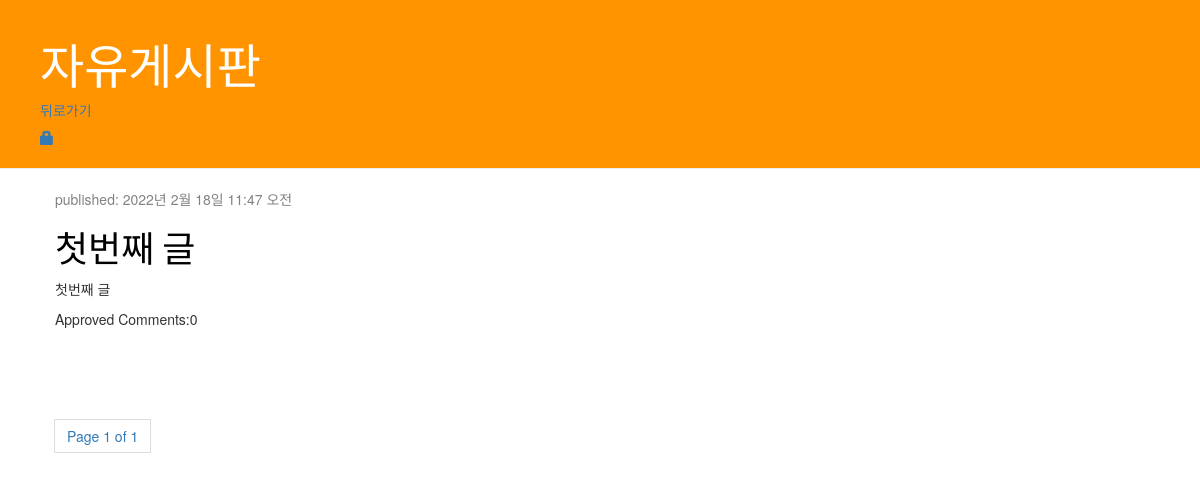
The app's page /todayblog/freepost/, older data.
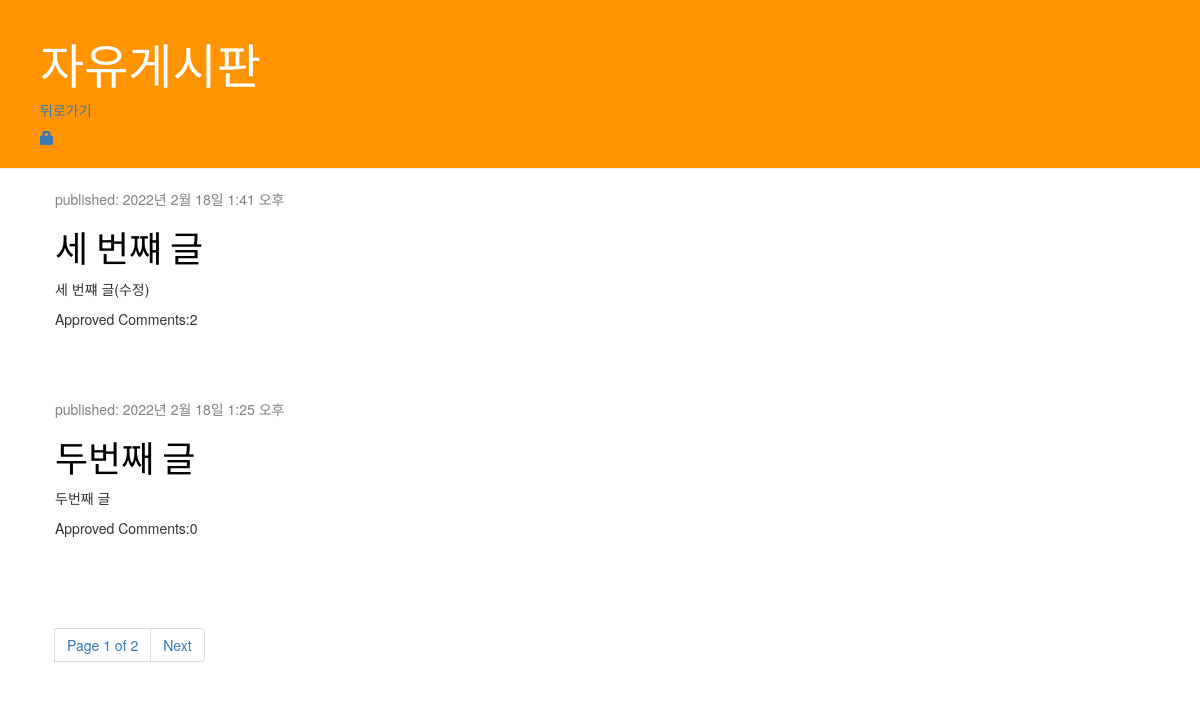
The same page, newer data.
### todayblog/models.py (models this page shows, shortened)
class Post(models.Model):
    author = models.ForeignKey('auth.User', on_delete=models.CASCADE)
    title = models.CharField(max_length=200, validators=[min_length_2_validator])
    text = models.TextField()
    created_date = models.DateTimeField(default=timezone.now)
    published_date = models.DateTimeField(blank=True, null=True)
    def approved_comments(self):
        return self.comments.filter(approved_comment=True)

### todayblog/views.py (the view)
# urls.py: path('freepost/',views.free_post_list, name = 'free_post_list' ),
def free_post_list(request):
    post_queryset = Post.objects.filter(published_date__lte=timezone.now()).order_by('-published_date')
    paginator = Paginator(post_queryset,2)
    try:
        page_number = request.GET.get('page')
        page = paginator.page(page_number)
    except PageNotAnInteger:
        page = paginator.page(1)
    except EmptyPage:
        page = paginator.page(paginator.num_pages)
    return render(request, 'todayblog/free_post_list.html', {'post_list': page})

### todayblog/templates/todayblog/free_post_list.html (shortened to what this page needs)
<!DOCTYPE html>
{% load static %}
<html lang="ko">
<head>
    <link rel="stylesheet" href="https://maxcdn.bootstrapcdn.com/bootstrap/3.3.2/css/bootstrap.min.css">
    <link rel="stylesheet" href="https://maxcdn.bootstrapcdn.com/bootstrap/3.3.2/css/bootstrap-theme.min.css">
    <link rel="stylesheet" href="{% static 'css/blog.css' %}">
</head>
<body>
<div class="page-header">
    <h1><a href="{% url 'free_post_list' %}">자유게시판</a></h1>
    <h5><a href="{% url 'post_list_home' %}">뒤로가기</a></h5>
    {% if user.is_authenticated %}
        <a href="{% url 'free_post_new' %}" class="free_top_menu">
            <span class="glyphicon glyphicon-plus"></span></a>
        <p class="free_top_menu">Hello {{ user.username }}<small>
            (<a href="{% url 'logout' %}?next={{ request.path }}">Log
            out</a>)</small></p>
    {% else %}
        <a href="{% url 'login' %}" class="free_top_menu">
            <span class="glyphicon glyphicon-lock"></span></a>
    {% endif %}
</div>
<div class="content container">
    <div class="row">
        <div class="col-md-8">
            {% for post in post_list %}
                <div class="post">
                    <div class="date">
                        <p>published: {{ post.published_date }}</p>
                    </div>
                    <h1><a href="{% url 'free_post_detail' pk=post.pk %}">{{ post.title }}</a></h1>
                    <p>{{ post.text| linebreaksbr }}</p>
                    <p>Approved Comments:{{ post.approved_comments.count }}</p>
                </div>
            {% empty %}
                <p>글이 없습니다.</p>
            {% endfor %}
            {% include 'todayblog/pagination.html' with page=post_list %}
        </div>
    </div>
</div>
</body>
</html>

### todayblog/templates/todayblog/pagination.html (shortened to what this page needs)
<nav aria-label="Page navigation example" >
    <ul class="pagination">
        <li class="page-item">
            <a class="page-link">Page {{page.number}} of {{page.paginator.num_pages}}</a>
        </li>
        <li class="page-item">
            {% if page.has_next %}
                <a class="page-link" href="?page={{page.next_page_number}}">Next</a>
            {% endif %}
        </li>
    </ul>
</nav>

### todayblog/static/css/blog.css (style rules this page uses)
.page-header { background-color: #ff9400; margin-top: 0; padding: 20px 20px 20px 40px; }
.page-header h1, .page-header h1 a, .page-header h1 a:visited, .page-header h1 a:active { color: #ffffff; font-size: 36pt; text-decoration: none; }
.content { margin-left: 40px; }
h1, h2, h3, h4 { font-family: 'Lobster', cursive; }
.date { color: #828282; }
.post { margin-bottom: 70px; }
.post h1 a, .post h1 a:visited { color: #000000; }

Row changes from the older to the newer data that the page shows:
no longer on this page (row unchanged): Post: published_date "2022년 2월 18일 11:47 오전", title "첫번째 글", text "첫번째 글", approved_comments.count "0"
added Post: published_date "2022년 2월 18일 1:41 오후", title "세 번쨰 글", text "세 번쨰 글(수정)", approved_comments.count "2"
added Post: published_date "2022년 2월 18일 1:25 오후", title "두번째 글", text "두번째 글", approved_comments.count "0"
Text that changed along with them:
{{ page.paginator.num_pages }}: "1" → "2"
text now shown: "Next"
